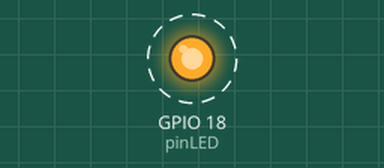
Simulated run of this sketch. Board: ESP32. On the bench: output pins drawn as LEDs (lit = HIGH). Dashed ring = blinking.

Above: at 0.5 s.
Timing chart, 0 to 4.6 s (numbered marks = the images above):
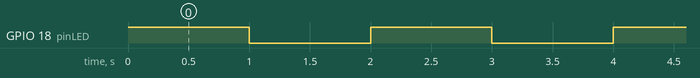

Measured:
- by itself, GPIO 18 (pinLED): alternates HIGH for 1.0 s and LOW for 1.0 s

The sketch:

main.ino
```cpp
const int pinLED = 18;

void setup() {
  // Setta il Pin D5 come uscita (OUTPUT)
  pinMode (pinLED, OUTPUT);
}

void loop() {
  digitalWrite (pinLED, HIGH);	// Accendi il LED esterno
  delay(1000);	// Pausa di un secondo
  digitalWrite (pinLED, LOW);	// Spegni il LED esterno
  delay(1000);	// Pausa di un secondo
}
```
